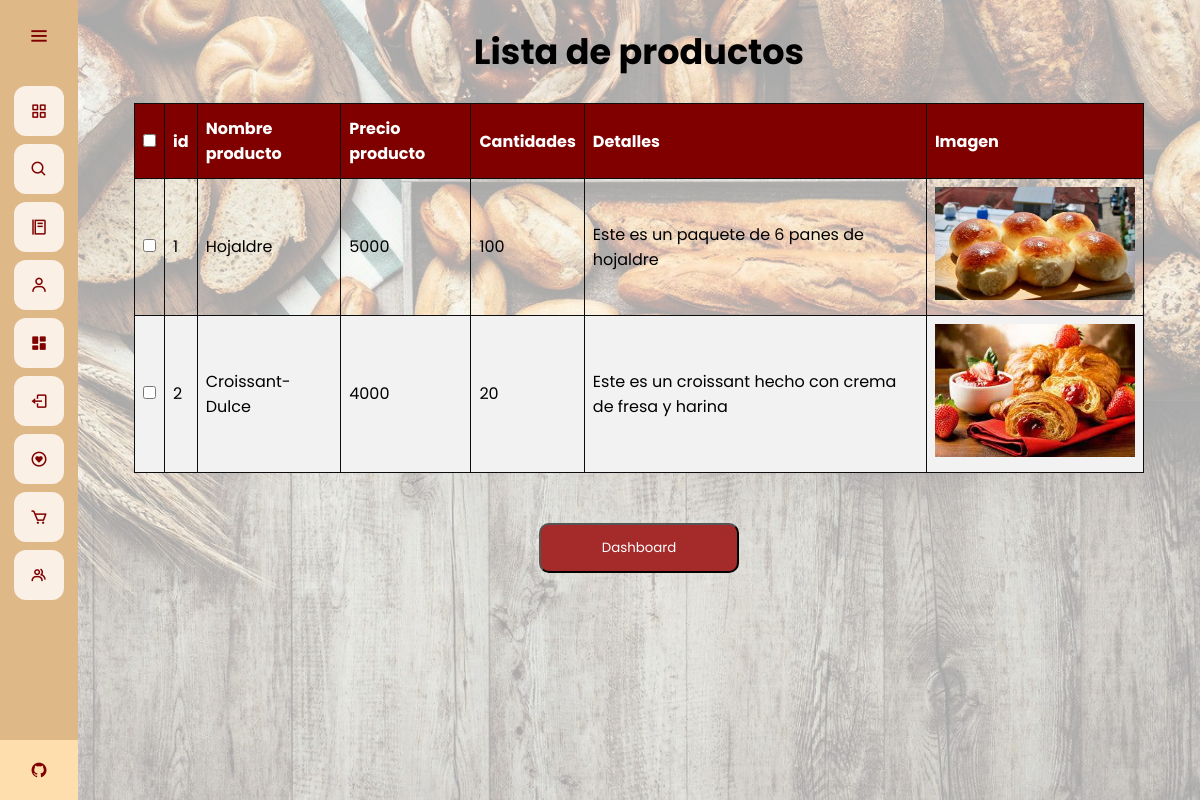
The page /admin-dash/lista-productos (signed in) on the database as committed earlier.
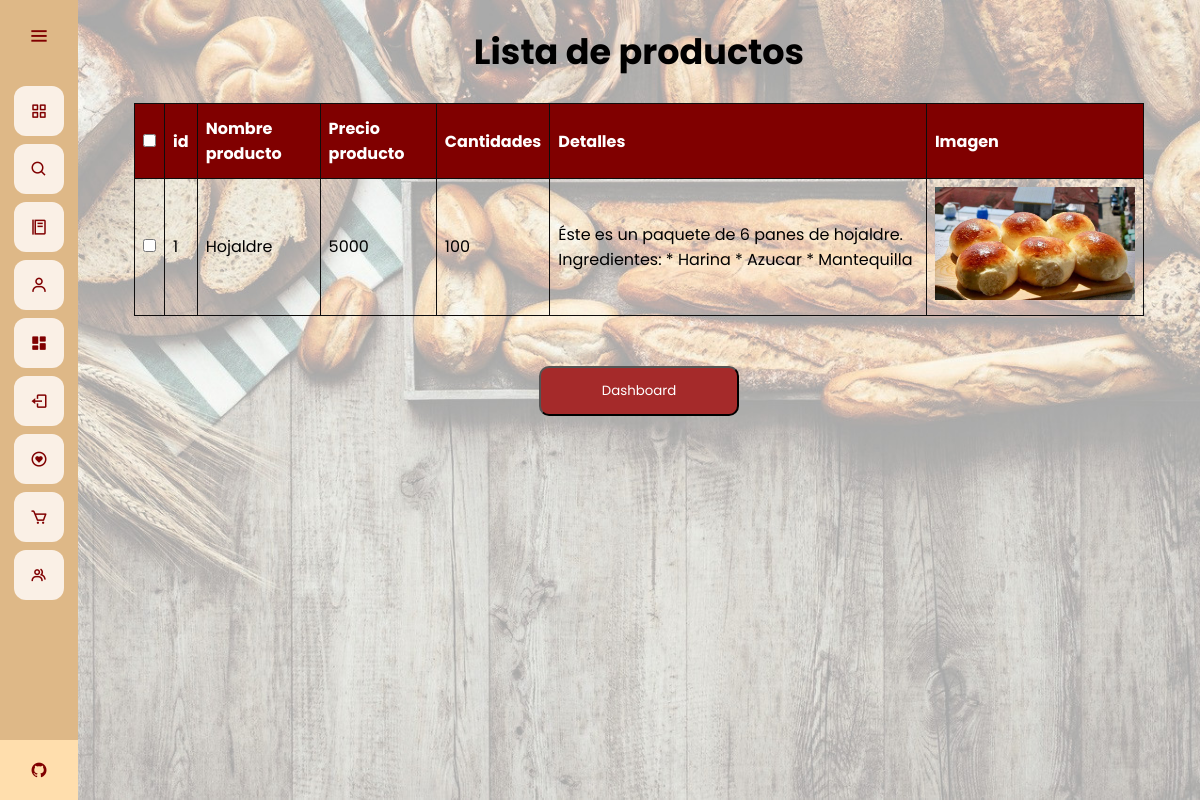
The same page on the database as committed later.
### app.py (models this page shows)
class Products(database.Model):
	id = database.Column(database.Integer, primary_key=True)
	productname = database.Column(database.String(30), nullable=False, unique=True)
	price = database.Column(database.Integer, nullable=False)
	quantity = database.Column(database.Integer, nullable=False)
	score = database.Column(database.Integer, nullable=False)
	details = database.Column(database.String(1000))
	image_prod = database.Column(database.String(40), nullable=False, default='pan.jpg')

### app.py (the view)
@app.route("/admin-dash/lista-productos")
@login_required
def lista_producto():
	if current_user.username == "SuperAdmin":
		products = Products.query.filter().all()
		return render_template("listproducts.html", products = products)
	else:
		return redirect(url_for('home'))

### app.py (called while the page is built)
@login_manager.user_loader
def load_user(user_id):
	return User.query.get(int(user_id))

@app.before_request
def make_session_permanent():
    session.permanent = True

### templates/listproducts.html (shortened to what this page needs)
{% extends 'base.html' %}
{% block style %}
<link rel="stylesheet" href="{{ url_for('static', filename='css/style_listproduct.css') }}">
{% endblock %}
{% block content %}
<br>
<h1 class="title">
    Lista de productos
</h1>
<br>
<div class="container">
    <table id="tableu" class="tableu" style="width: 90%">
        <thead>
            <tr>
                <th>
                    <input type="checkbox" onclick="checkAll(this)">
                </th>
                <th>id</th>
                <th>Nombre producto</th>
                <th>Precio producto</th>
                <th>Cantidades</th>
                <th>Detalles</th>
                <th>Imagen</th>
            </tr>
        </thead>
        <br>
        <tbody>
            {% for product in products %}
            <tr>
                <td><input type="checkbox" name="user"></td>
                <td>{{ product.id }}</td>
                <td>{{ product.productname }}</td>
                <td>{{ product.price }}</td>
                <td>{{ product.quantity }}</td>
                <td>{{ product.details }}</td>
                <td><img src="{{ url_for('static', filename='images_plates/'+product.image_prod) }}" alt=""></td>
            </tr>
            {% endfor %}
        </tbody>
    </table>
</div>
<br>
<br>
<div class="other">
    <a href="{{url_for('dashboard')}}">
        <button type="button" class="buttond">
            Dashboard
        </button>
    </a>
</div>
{% endblock %}

### templates/base.html (shortened to what this page needs)
<!DOCTYPE html>
<html>
<head>
	<link rel="stylesheet" href="{{ url_for('static', filename='css/style_base.css') }}">
  {% block style %}
  {% endblock %}
  <link href='https://unpkg.com/boxicons@2.0.7/css/boxicons.min.css' rel='stylesheet'>
</head>
<body>
	<div class="sidebar">
    <div class="logo-details">
        <i class='bx bx-menu' id="btn" ></i>
    </div>
    <ul class="nav-list">
      <li>
        <a href="{{ url_for('home') }}">
          <i class='bx bx-grid-alt'></i>
        </a>
      </li>
      <li>
        <a href="{{ url_for('busqueda') }}">
          <i class='bx bx-search'></i>
        </a>
      </li>
      <li>
        <a href="{{ url_for('menu') }}">
          <i class='bx bx-food-menu' ></i>
        </a>
      </li>
      {% if current_user.is_authenticated %}
      <li>
        <a href="{{ url_for('perfil_usuario') }}">
          <i class='bx bx-user' ></i>
        </a>
      </li>
      {% if current_user.username == "SuperAdmin" %}
      <li>
        <a href="{{ url_for('dashboard') }}">
          <i class='bx bxs-dashboard'></i>
        </a>
      </li>
      {% endif %}
      <li>
        <a href="{{ url_for('cerrar_sesion') }}">
          <i class='bx bx-log-out'></i>
        </a>
      </li>
      {% endif %}
      <li>
        <a href="{{ url_for('lista') }}">
          <i class='bx bx-heart-circle'></i>
        </a>
      </li>
      <li>
        <a href="{{ url_for('carrito') }}">
          <i class='bx bx-cart' ></i>
        </a>
      </li>
      <li>
        <a href="{{ url_for('equipo') }}">
          <i class='bx bx-group'></i>
        </a>
      </li>
      <li class="profile">
          <div class="profile-details">
              <div class="name_job">
                <div class="name">Grupo 4</div>
                <div class="uni">Uninorte-Mintic</div>
              </div>
          </div>
          <a href="https://github.com/Viinky-Kevs/ProyectoAppWeb" target="_blank">
            <i class='bx bxl-github' id="github" ></i>
          </a>
      </li>
    </ul>
  </div>
  <section class="home-section">
  	{% block content %}
  	{% endblock %}
  </section>
</body>
</html>

### static/css/style_base.css (style rules this page uses)
* { margin: 0; padding: 0; box-sizing: border-box; font-family: "Poppins" , sans-serif; }
.sidebar { position: fixed; left: 0; top: 0; height: 100%; width: 78px; background: #DEB887; padding: 6px 14px; z-index: 99; transition: all 0.5s ease; }
.sidebar .logo-details { height: 60px; display: flex; align-items: center; position: relative; }
.sidebar .logo-details #btn { position: absolute; top: 50%; right: 0; transform: translateY(-50%); font-size: 22px; transition: all 0.4s ease; font-size: 23px; text-align: center; cursor: pointer; transition: all 0.5s ease; }
.sidebar i { color: #800000; height: 60px; min-width: 50px; font-size: 28px; text-align: center; line-height: 60px; }
.sidebar .nav-list { margin-top: 20px; height: 100%; }
.sidebar li { position: relative; margin: 8px 0; list-style: none; }
.sidebar li a { display: flex; height: 100%; width: 100%; border-radius: 12px; align-items: center; text-decoration: none; transition: all 0.4s ease; background: #FAF0E6; }
.sidebar li i { height: 50px; line-height: 50px; font-size: 18px; border-radius: 12px; }
.sidebar li.profile { position: fixed; height: 60px; width: 78px; left: 0; bottom: -8px; padding: 10px 14px; background: #FFDEAD; transition: all 0.5s ease; overflow: hidden; }
.sidebar li .profile-details { display: flex; align-items: center; flex-wrap: nowrap; }
.sidebar li.profile .name, .sidebar li.profile .uni { font-size: 15px; font-weight: 400; color: #800000; white-space: nowrap; }
.sidebar li.profile .uni { font-size: 12px; }
.sidebar .profile #github { position: absolute; top: 50%; right: 0; transform: translateY(-50%); background: #FFDEAD; width: 100%; height: 60px; line-height: 60px; border-radius: 0px; transition: all 0.5s ease; }
.home-section { position: relative; min-height: 100vh; top: 0; left: 78px; width: calc(100% - 78px); transition: all 0.5s ease; z-index: 2; background-attachment: fixed; background-size: cover; background-repeat: no-repeat; background-image: url(/static/images/wallpaper.jpg); }

### static/css/style_listproduct.css (style rules this page uses)
.title { text-align: center; font-size: 35px; }
.container { display: flex; justify-content: center; align-items: center; }
#tableu { font-family: Arial, Helvetica, sans-serif; border-collapse: collapse; width: 100%; }
#tableu td, #tableu th { border: 1px solid rgb(14, 13, 13); padding: 8px; }
#tableu th { padding-top: 12px; padding-bottom: 12px; text-align: left; background-color: #800000; color: white; }
.other { display: flex; justify-content: center; align-items: center; }
.buttond { width: 200px; height: 50px; color: white; background-color: brown; border-radius: 10px; cursor: pointer; }
img { width: 200px; }

Rows that differ between the two databases and show on the page:
removed Products: id "2", productname "Croissant-Dulce", price "4000", quantity "20", details "Este es un croissant hecho con crema de fresa y harina", image_prod (picture)
changed Products "Hojaldre": details "Este es un paquete de 6 panes de hojaldre" → "Éste es un paquete de 6 panes de hojaldre. Ingredientes: * Harina * Azucar * Mantequilla"
